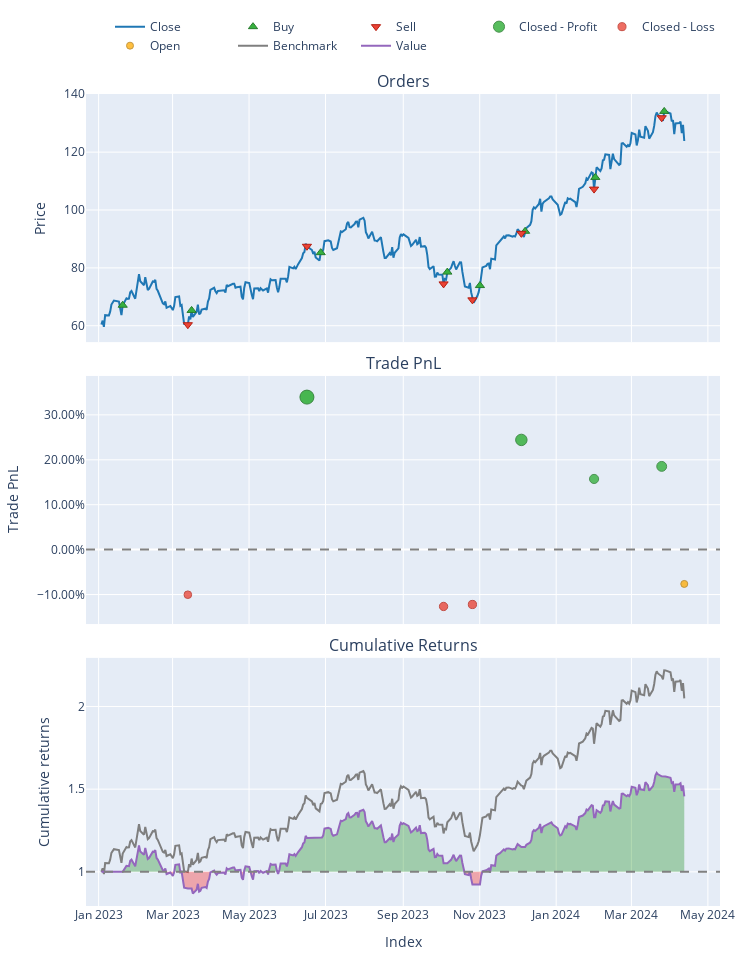

Source (notebook cell):
### Code cell
opf = pf[(2,5)]
opf.plot().show()

# Show performance metrics
print(max_pf)


print(opf.stats())

### Figure 1 — Plotly figure (JSON) as saved in the notebook; plotly's stock layout.template omitted (floating-point values rounded to 4 significant figures; data arrays with more than 128 entries replaced by an {"elided": "..."} marker saying what was removed)
{"data": [{"legendgroup": "0", "line": {"color": "#1f77b4"}, "name": "Close", "showlegend": true, "type": "scatter", "uid": "1259de7c-461a-4f9f-910f-5c6caa7eb328", "x": {"elided": "321 str values"}, "xaxis": "x", "y": {"elided": "321 float values"}, "yaxis": "y"}, {"customdata": [[32, 1.49, 0], [34, 1.378, 0], [36, 1.414, 0], [38, 1.34, 0], [40, 1.251, 0], [42, 1.241, 0], [44, 1.196, 0], [46, 1.176, 0]], "hovertemplate": "Order Id: %{customdata[0]}<br>Timestamp: %{x}<br>Price: %{y}<br>Size: %{customdata[1]:.6f}<br>Fees: %{customdata[2]:.6f}", "legendgroup": "1", "marker": {"color": "#37B13F", "line": {"color": "rgb(38,123,44)", "width": 1}, "size": 8, "symbol": "triangle-up"}, "mode": "markers", "name": "Buy", "type": "scatter", "uid": "8780af23-3af4-4142-867d-ff5b055a8fc9", "x": ["2023-01-20T05:00:00+00:00", "2023-03-16T04:00:00+00:00", "2023-06-27T04:00:00+00:00", "2023-10-06T04:00:00+00:00", "2023-11-01T04:00:00+00:00", "2023-12-07T05:00:00+00:00", "2024-02-01T05:00:00+00:00", "2024-03-27T04:00:00+00:00"], "xaxis": "x", "y": [67.09, 65.29, 85.25, 78.54, 73.88, 92.65, 111.3, 134.1], "yaxis": "y"}, {"customdata": [[33, 1.49, 0], [35, 1.378, 0], [37, 1.414, 0], [39, 1.34, 0], [41, 1.251, 0], [43, 1.241, 0], [45, 1.196, 0]], "hovertemplate": "Order Id: %{customdata[0]}<br>Timestamp: %{x}<br>Price: %{y}<br>Size: %{customdata[1]:.6f}<br>Fees: %{customdata[2]:.6f}", "legendgroup": "2", "marker": {"color": "#EA4335", "line": {"color": "rgb(181,31,18)", "width": 1}, "size": 8, "symbol": "triangle-down"}, "mode": "markers", "name": "Sell", "type": "scatter", "uid": "baf789eb-9a36-43ae-a2cb-2e6e3aa66df0", "x": ["2023-03-13T04:00:00+00:00", "2023-06-16T04:00:00+00:00", "2023-10-03T04:00:00+00:00", "2023-10-26T04:00:00+00:00", "2023-12-04T05:00:00+00:00", "2024-01-31T05:00:00+00:00", "2024-03-25T04:00:00+00:00"], "xaxis": "x", "y": [60.36, 87.46, 74.47, 68.94, 91.93, 107.2, 131.9], "yaxis": "y"}, {"customdata": [[1, 1, 30.55, 0.3396], [4, 4, 22.57, 0.2443], [5, 5, 18.09, 0.1573], [6, 6, 24.66, 0.1853]], "hovertemplate": "Exit Trade Id: %{customdata[0]}<br>Position Id: %{customdata[1]}<br>Exit Timestamp: %{x}<br>PnL: %{customdata[2]:.6f}<br>Return: %{customdata[3]:.2%}", "legendgroup": "3", "marker": {"color": "#37B13F", "line": {"color": "rgb(38,123,44)", "width": 1}, "opacity": [0.9, 0.8457, 0.7961, 0.8121], "size": [14, 11.47, 9.154, 9.897], "symbol": "circle"}, "mode": "markers", "name": "Closed - Profit", "type": "scatter", "uid": "bccea25d-83fb-4693-95c5-18fd1b47ffd6", "x": ["2023-06-16T04:00:00+00:00", "2023-12-04T05:00:00+00:00", "2024-01-31T05:00:00+00:00", "2024-03-25T04:00:00+00:00"], "xaxis": "x2", "y": [0.3396, 0.2443, 0.1573, 0.1853], "yaxis": "y2"}, {"customdata": [[0, 0, -10.04, -0.1004], [2, 2, -15.24, -0.1265], [3, 3, -12.86, -0.1221]], "hovertemplate": "Exit Trade Id: %{customdata[0]}<br>Position Id: %{customdata[1]}<br>Exit Timestamp: %{x}<br>PnL: %{customdata[2]:.6f}<br>Return: %{customdata[3]:.2%}", "legendgroup": "4", "marker": {"color": "#EA4335", "line": {"color": "rgb(181,31,18)", "width": 1}, "opacity": [0.7637, 0.7786, 0.7761], "size": [7.639, 8.333, 8.217], "symbol": "circle"}, "mode": "markers", "name": "Closed - Loss", "type": "scatter", "uid": "41127074-bd2c-4b9f-bf92-f7d29fec3439", "x": ["2023-03-13T04:00:00+00:00", "2023-10-03T04:00:00+00:00", "2023-10-26T04:00:00+00:00"], "xaxis": "x2", "y": [-0.1004, -0.1265, -0.1221], "yaxis": "y2"}, {"customdata": [[7, 7, -12.05, -0.07637]], "hovertemplate": "Exit Trade Id: %{customdata[0]}<br>Position Id: %{customdata[1]}<br>Exit Timestamp: %{x}<br>PnL: %{customdata[2]:.6f}<br>Return: %{customdata[3]:.2%}", "legendgroup": "5", "marker": {"color": "#FFAA00", "line": {"color": "rgb(178,118,0)", "width": 1}, "opacity": [0.75], "size": [7], "symbol": "circle"}, "mode": "markers", "name": "Open", "type": "scatter", "uid": "09f68d14-9508-441e-8a8c-2d028b249b1b", "x": ["2024-04-12T04:00:00+00:00"], "xaxis": "x2", "y": [-0.07637], "yaxis": "y2"}, {"legendgroup": "6", "line": {"color": "#7f7f7f"}, "name": "Benchmark", "showlegend": true, "type": "scatter", "uid": "9b4c78c0-b9b9-4a0a-ba0a-bd95af556f05", "x": {"elided": "321 str values"}, "xaxis": "x3", "y": {"elided": "321 float values"}, "yaxis": "y3"}, {"hoverinfo": "skip", "legendgroup": "7", "line": {"color": "rgba(0, 0, 0, 0)", "width": 0}, "opacity": 0, "showlegend": false, "type": "scatter", "uid": "7081de3d-5363-44cd-9147-e0b032227fe4", "x": {"elided": "321 str values"}, "xaxis": "x3", "y": {"elided": "321 int values"}, "yaxis": "y3"}, {"connectgaps": false, "fill": "tonexty", "fillcolor": "rgba(0, 128, 0, 0.3)", "hoverinfo": "skip", "legendgroup": "7", "line": {"color": "rgba(0, 0, 0, 0)", "width": 0}, "opacity": 0, "showlegend": false, "type": "scatter", "uid": "edd6ca7d-debe-42dc-a7fc-cebb74a650e0", "x": {"elided": "321 str values"}, "xaxis": "x3", "y": {"elided": "321 float values"}, "yaxis": "y3"}, {"hoverinfo": "skip", "legendgroup": "7", "line": {"color": "rgba(0, 0, 0, 0)", "width": 0}, "opacity": 0, "showlegend": false, "type": "scatter", "uid": "f1b2035d-dede-4b4a-9942-1534445a3fc2", "x": {"elided": "321 str values"}, "xaxis": "x3", "y": {"elided": "321 int values"}, "yaxis": "y3"}, {"connectgaps": false, "fill": "tonexty", "fillcolor": "rgba(255, 0, 0, 0.3)", "hoverinfo": "skip", "legendgroup": "7", "line": {"color": "rgba(0, 0, 0, 0)", "width": 0}, "opacity": 0, "showlegend": false, "type": "scatter", "uid": "57258df3-78ba-42f2-8936-1ada985178b9", "x": {"elided": "321 str values"}, "xaxis": "x3", "y": {"elided": "321 float values"}, "yaxis": "y3"}, {"legendgroup": "8", "line": {"color": "#9467bd"}, "name": "Value", "showlegend": true, "type": "scatter", "uid": "87f246ca-2ad6-4f0f-919d-0568928d109c", "x": {"elided": "321 str values"}, "xaxis": "x3", "y": {"elided": "321 float values"}, "yaxis": "y3"}, {"hoverinfo": "skip", "legendgroup": "7", "line": {"color": "rgba(0, 0, 0, 0)", "width": 0}, "opacity": 0, "showlegend": false, "type": "scatter", "uid": "83c69016-b651-4c19-95ac-ab58775f50ab", "x": {"elided": "321 str values"}, "xaxis": "x3", "y": {"elided": "321 int values"}, "yaxis": "y3"}], "layout": {"annotations": [{"font": {"size": 16}, "showarrow": false, "text": "Orders", "x": 0.5, "xanchor": "center", "xref": "paper", "y": 1, "yanchor": "bottom", "yref": "paper"}, {"font": {"size": 16}, "showarrow": false, "text": "Trade PnL", "x": 0.5, "xanchor": "center", "xref": "paper", "y": 0.6528, "yanchor": "bottom", "yref": "paper"}, {"font": {"size": 16}, "showarrow": false, "text": "Cumulative Returns", "x": 0.5, "xanchor": "center", "xref": "paper", "y": 0.3056, "yanchor": "bottom", "yref": "paper"}], "height": 960, "legend": {"orientation": "h", "traceorder": "normal", "x": 1, "xanchor": "right", "y": 1.042, "yanchor": "bottom"}, "margin": {"b": 30, "l": 30, "r": 30, "t": 30}, "shapes": [{"line": {"color": "gray", "dash": "dash"}, "type": "line", "x0": 0, "x1": 1, "xref": "paper", "y0": 0, "y1": 0, "yref": "y2"}, {"line": {"color": "gray", "dash": "dash"}, "type": "line", "x0": 0, "x1": 1, "xref": "paper", "y0": 1, "y1": 1, "yref": "y3"}], "showlegend": true, "width": 750, "xaxis": {"anchor": "y", "domain": [0, 1], "matches": "x3", "showticklabels": false}, "xaxis2": {"anchor": "y2", "domain": [0, 1], "matches": "x3", "showticklabels": false}, "xaxis3": {"anchor": "y3", "domain": [0, 1], "title": {"text": "Index"}}, "yaxis": {"anchor": "x", "domain": [0.6944, 1], "title": {"text": "Price"}}, "yaxis2": {"anchor": "x2", "domain": [0.3472, 0.6528], "tickformat": ".2%", "title": {"text": "Trade PnL"}}, "yaxis3": {"anchor": "x3", "domain": [0, 0.3056], "title": {"text": "Cumulative returns"}}}}
